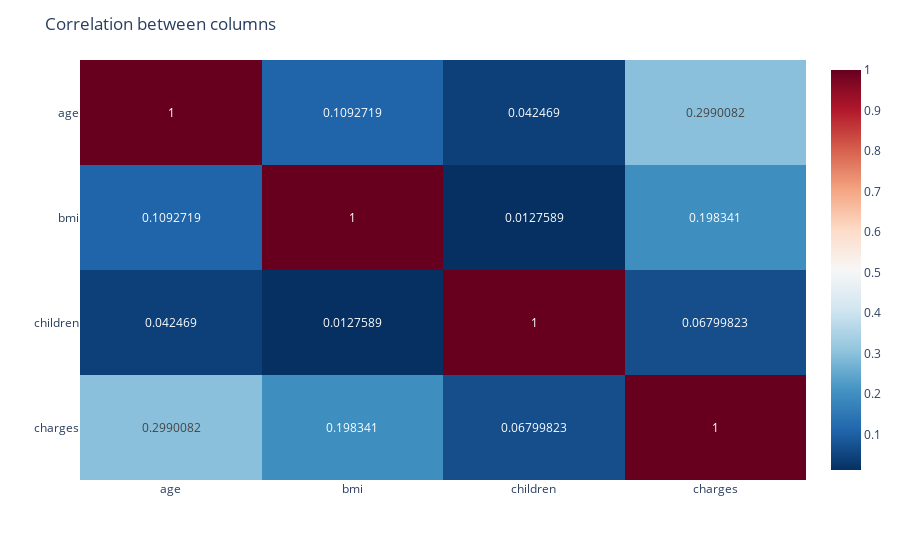

Notebook cell for this chart:
### Markdown cell above
Correlation

### Code cell
fig = px.imshow(df.corr(), text_auto=True, aspect="auto", color_continuous_scale='RdBu_r')
fig.update_layout(title_text='Correlation between columns')
fig.show()

### Figure 1 — Plotly figure (JSON) as saved in the notebook; plotly's stock layout.template omitted (floating-point values rounded to 4 significant figures)
{"data": [{"coloraxis": "coloraxis", "hovertemplate": "x: %{x}<br>y: %{y}<br>color: %{z}<extra></extra>", "name": "0", "texttemplate": "%{z}", "type": "heatmap", "x": ["age", "bmi", "children", "charges"], "xaxis": "x", "y": ["age", "bmi", "children", "charges"], "yaxis": "y", "z": [[1, 0.1093, 0.04247, 0.299], [0.1093, 1, 0.01276, 0.1983], [0.04247, 0.01276, 1, 0.068], [0.299, 0.1983, 0.068, 1]]}], "layout": {"coloraxis": {"colorscale": [[0, "rgb(5,48,97)"], [0.1, "rgb(33,102,172)"], [0.2, "rgb(67,147,195)"], [0.3, "rgb(146,197,222)"], [0.4, "rgb(209,229,240)"], [0.5, "rgb(247,247,247)"], [0.6, "rgb(253,219,199)"], [0.7, "rgb(244,165,130)"], [0.8, "rgb(214,96,77)"], [0.9, "rgb(178,24,43)"], [1, "rgb(103,0,31)"]]}, "margin": {"t": 60}, "title": {"text": "Correlation between columns"}, "xaxis": {"anchor": "y", "domain": [0, 1]}, "yaxis": {"anchor": "x", "autorange": "reversed", "domain": [0, 1]}}}
